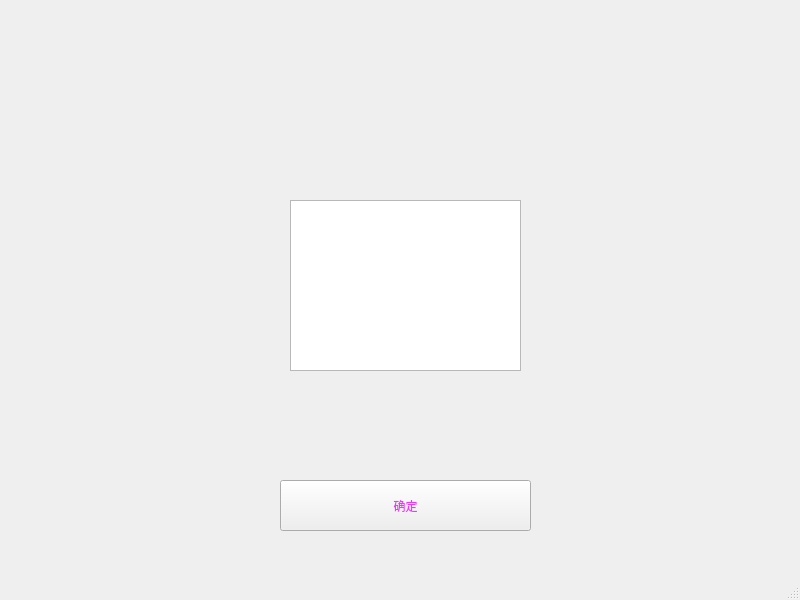
<?xml version="1.0" encoding="UTF-8"?>
<ui version="4.0">
 <class>MainWindow</class>
 <widget class="QMainWindow" name="MainWindow">
  <property name="geometry">
   <rect>
    <x>0</x>
    <y>0</y>
    <width>800</width>
    <height>600</height>
   </rect>
  </property>
  <property name="windowTitle">
   <string>MainWindow</string>
  </property>
  <widget class="QWidget" name="centralwidget">
   <widget class="QGraphicsView" name="graphicsView">
    <property name="geometry">
     <rect>
      <x>290</x>
      <y>200</y>
      <width>231</width>
      <height>171</height>
     </rect>
    </property>
    <property name="styleSheet">
     <string notr="true">border-image: url(:/wuding1/15.png);</string>
    </property>
   </widget>
   <widget class="QPushButton" name="bububu">
    <property name="geometry">
     <rect>
      <x>280</x>
      <y>480</y>
      <width>251</width>
      <height>51</height>
     </rect>
    </property>
    <property name="styleSheet">
     <string notr="true">color: rgb(242, 52, 255);
font: 8pt &quot;楷体&quot;;</string>
    </property>
    <property name="text">
     <string>确定</string>
    </property>
   </widget>
  </widget>
  <widget class="QMenuBar" name="menubar">
   <property name="geometry">
    <rect>
     <x>0</x>
     <y>0</y>
     <width>800</width>
     <height>22</height>
    </rect>
   </property>
  </widget>
  <widget class="QStatusBar" name="statusbar"/>
 </widget>
 <resources>
  <include location="../pic/wuding.qrc"/>
 </resources>
 <connections/>
</ui>
